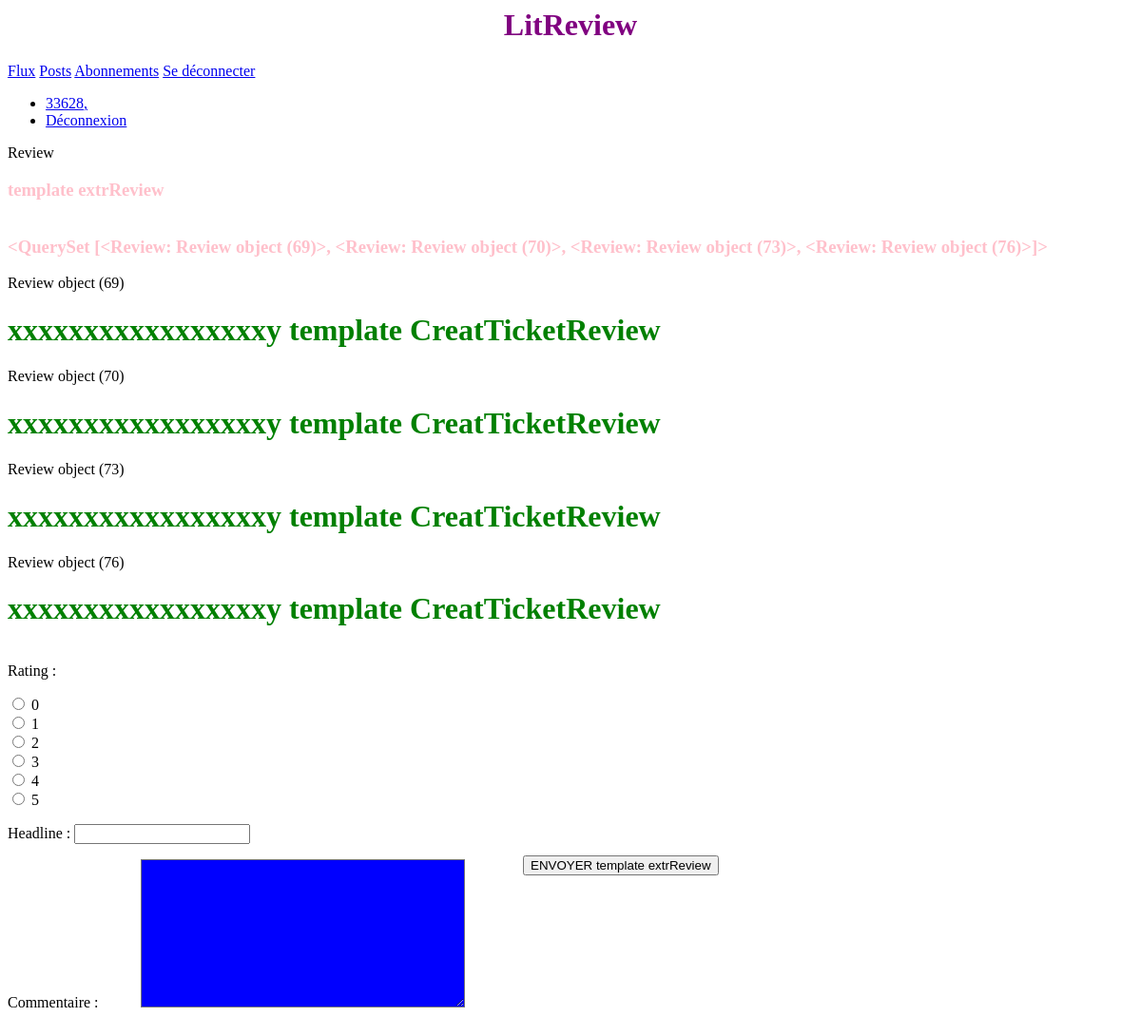
Page /CreatReview/ (signed in) on the committed database.
### app_crit/models.py (models this page shows)
class Review(models.Model):
    ticket = models.ForeignKey(to=Ticket, on_delete=models.CASCADE)
    rating = models.PositiveSmallIntegerField(validators=[MinValueValidator(0), MaxValueValidator(5)])
    user = models.ForeignKey(to=settings.AUTH_USER_MODEL, on_delete=models.CASCADE)
    headline = models.CharField(max_length=128)
    body = models.TextField(max_length=8192, blank=True, verbose_name="Commentaire")
    time_created = models.DateField(auto_now_add=True)

### app_crit/views.py (the view)
# urls.py: path('CreatReview/', indexReview, name='creatReview'),
def indexReview(request):
     form = ReviewForm(request.POST or None)
     messages = "enregistrement ok"
     reviews_to_my_tickets = Review.objects.filter(ticket__user_id=request.user.id)
     if form.is_valid():
        donneesFormulaireReview = form.save(commit=False)
        donneesFormulaireReview.user = request.user
        form.save()
        form = ReviewForm()
     else :
         messages = "Enregistrement"
     return render(request, 'creatReview.html', {'form': form, 'messages': messages, 'reviews_to_my_tickets': reviews_to_my_tickets} )

### app_crit/formulaire.py
class ReviewForm(ModelForm):
    rating = forms.IntegerField(
        widget=forms.RadioSelect(
            choices=((i, i) for i in range(0, 6))
        )
    )
    class Meta:
        model = Review
        fields = ['rating', 'headline', 'body']
        widgets ={
                'headline': forms.TextInput(
                attrs={
                    'class': 'review_form_headline'
                }
                ),
                'body': forms.Textarea(
                attrs={
                    'class': 'review_form_body'
                }
                ),
        }

### app_crit/templates/creatReview.html
{% extends "base.html" %}
{% block content %}
<form method="post" enctype="multipart/form-data" class="ticket">
    {% include "extrait/extrReview.html" %}
</form>
{% endblock %}

### templates/base.html (shortened to what this page needs)
{% load static %}
<html lang="en">
  <head>
      <link rel="stylesheet" href=" {% static 'app_crit/styles.css' %} ">
  </head>
   <body>
    <h1 id="base_title">LitReview</h1>
    {% if user.is_authenticated %}
        <nav>
            <a href="{% url 'flux' %}">Flux</a>
            <a href="{% url 'posts' %}">Posts</a>
            <a href="{% url 'abonnement' %}">Abonnements</a>
            <a href="{% url 'logout' %}">Se déconnecter</a>
        </nav>
        {% endif %}
     <nav class="navbar navbar-expand-md navbar-dark bg-primary fixed-top">
      <div class="collapse navbar-collapse" id="navbarsExampleDefault">
        <ul class="navbar-nav ml-auto">
          {% if user.is_authenticated %}
          <li class="nav-item active">
            <a class="nav-link" href="#">{{user}},</a>
          </li>
          <li class="nav-item active">
            <a class="nav-link" href="{% url 'logout' %}">Déconnexion</a>
          </li>
          {% endif %}
        </ul>
      </div>
    </nav>
    <main role="main" class="container">
        <div>
        {% block content %}
        {% endblock %}
      </div>
    </main>
  </body>
</html>

### app_crit/templates/extrait/extrReview.html (shortened to what this page needs)
{% load widget_tweaks %}
{% block header_page %}
<div class="header_page">
    <span class="header_page__title">Review</span>
</div>
{% endblock %}
{% block content %}
<h3 class="review_form_mess"> {{message}} template  extrReview</h3>
<h3> {{reviews_to_my_tickets}} </h3>
{% for X in reviews_to_my_tickets %}
        {{X}}
        <h1>xxxxxxxxxxxxxxxxxy template  CreatTicketReview</h1>
{% endfor %}
<div class="review_body">
<form method="post" enctype="multipart/form-data" id="creat_review">
    {{ form.as_p }}
    <button type="submit" class="review_form_btn"> ENVOYER template  extrReview </button>
</form>
</div>
{% endblock %}

### app_crit/static/app_crit/styles.css (style rules this page uses)
#base_title { text-align: center; color: purple; }
body { font-family:'Times New Roman', Times, serif; }
h1 { color: green; }
h3 { color: pink; }
form { display:flex; flex-direction: column; }
.review_form_headline { color: pink; }
.review_form_body { margin-left: 40px; background-color: blue; color: red; }
.review_form_mess { text-orientation: inherit; }
.review_form_btn { position: absolute; top: 900px; left: 550px; }

### rows in the picture
Review: id "<QuerySet [<Review: Review object (69)>, <Review: Review object (70)>, <Review: Review object (73)>, <Review: Review object (76)>]>", id "Review object (69)"
Review: id "Review object (70)"
Review: id "Review object (73)"
Review: id "Review object (76)"

### other values in the picture
{{ user }} "33628"
